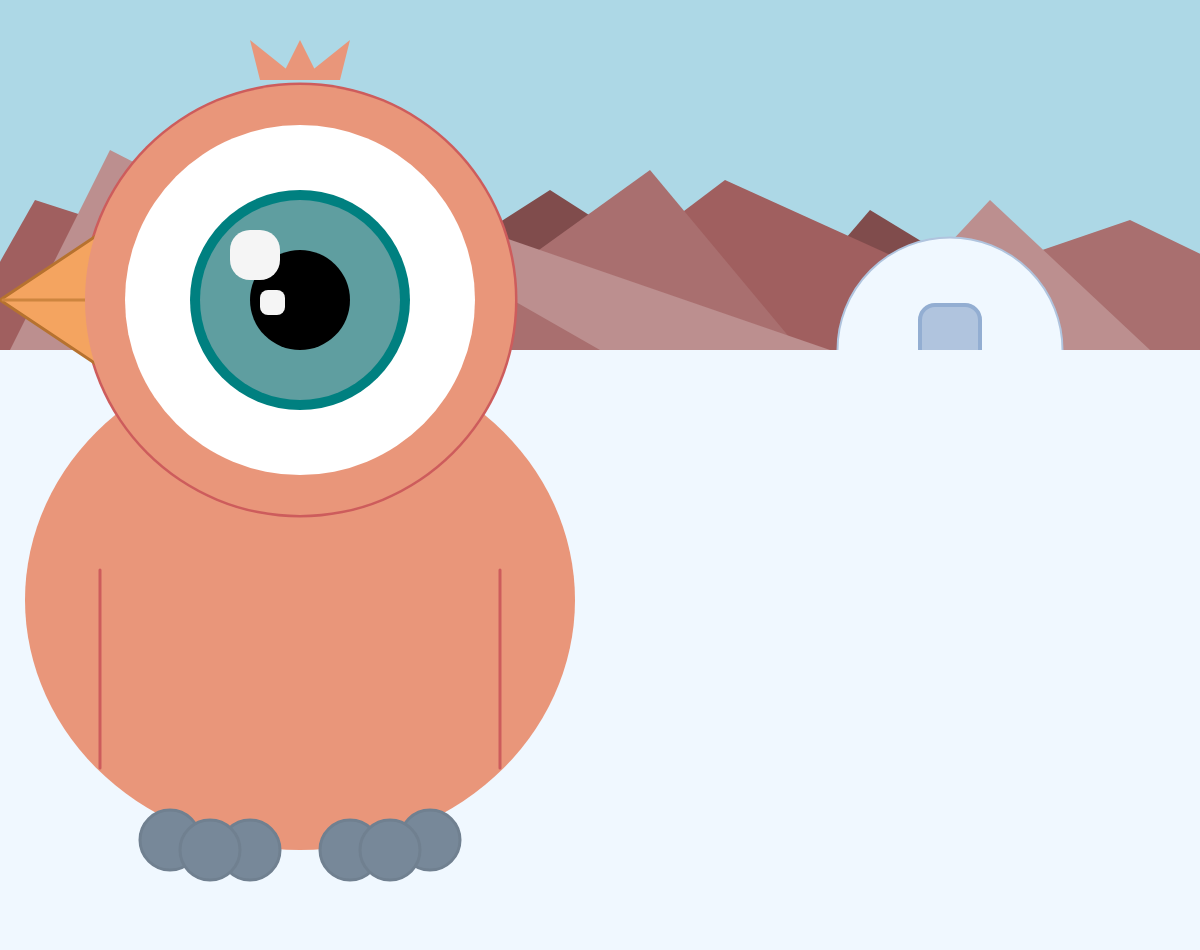
Frame 1 (no input)
Frame 60 (no input): identical to frame 1, image omitted
Frame 120 (the mouse pressed at the canvas centre since frame 60): identical to frame 1, image omitted

The p5.js sketch that drew this single still picture (run headless with seeded random() and noise() and a simulated clock; from frame 60 on, the mouse is pressed at the canvas centre):

// p5.js sketch
// ── sketch.js
//Your Drawing

function setup(){
  createCanvas(1200,950);
}

function draw(){
  background("lightblue");

  noStroke(0);
  fill("#a96f6f");
  triangle(750,350,1400,350,1130,220);

  noStroke(0);
  fill("#804c4c");
  triangle(750,350,1100,350,870,210);

  noStroke(0);
  fill("#a05f5f");
  triangle(500,350,1100,350,725,180);

  noStroke(0);
  fill("rosybrown");
  triangle(850,350,1150,350,990,200);

  noStroke(0);
  fill("#804c4c");
  triangle(300,350,800,350,550,190);

  noStroke(0);
  fill("#a96f6f");
  triangle(400,350,800,350,650,170);

  noStroke(0);
  fill("rosybrown");
  triangle(600,350,830,350,250,150);

  noStroke(0);
  fill("#a05f5f");
  triangle(-50,350,500,350,35,200);

  noStroke(0);
  fill("rosybrown");
  triangle(10,350,500,350,110,150);

  stroke("lightsteelblue");
  strokeWeight(2);
  fill("aliceblue");
  ellipse(950,350,225,225);

  stroke("#93aed2");
  strokeWeight(4);
  fill("lightsteelblue");
  rect(920,305,60,60,15);

  noStroke(0);
  fill("aliceblue");
  rect(0,350,1200,700);

  noStroke(0);
  fill("darksalmon");
  triangle(260,80,300,80,250,40);

  noStroke(0);
  fill("darksalmon");
  triangle(340,80,300,80,350,40);

  noStroke(0);
  fill("darksalmon");
  triangle(300,40,280,80,320,80);

  fill("darksalmon");
  noStroke(0);
  ellipse(300,600,550,500);

  stroke("indianred");
  strokeWeight(3);
  line(100,768,100,570);

  stroke("indianred");
  strokeWeight(3);
  line(500,768,500,570);

  fill("indianred");
  noStroke(0);
  ellipse(300,300,435,435);

  stroke(" #b6722f");
  strokeWeight(3);
  fill("sandybrown");
  triangle(0,300,300,100,300,500);

  stroke("peru");
  strokeWeight(3);
  line(3,300,300,300);

  fill("darksalmon");
  noStroke(0);
  ellipse(300,300,430,430);

  fill("white");
  noStroke(0);
  ellipse(300,300,350,350);

  fill("teal");
  noStroke(0);
  ellipse(300,300,220,220);

  fill("cadetblue");
  noStroke(0);
  ellipse(300,300,200,200);

  fill("black");
  noStroke(0);
  ellipse(300,300,100,100);

  fill("whitesmoke");
  noStroke(0);
  rect(230,230,50,50,20);

  fill("whitesmoke");
  noStroke(0);
  rect(260,290,25,25,8);

  stroke("slategrey");
  fill("lightslategrey");
  ellipse(170,840,60,60);

  stroke("slategrey");
  fill("lightslategrey");
  ellipse(250,850,60,60);

  stroke("slategrey");
  fill("lightslategrey");
  ellipse(210,850,60,60);

  stroke("slategrey");
  fill("lightslategrey");
  ellipse(430,840,60,60);

  stroke("slategrey");
  fill("lightslategrey");
  ellipse(350,850,60,60);

  stroke("slategrey");
  fill("lightslategrey");
  ellipse(390,850,60,60);

}
